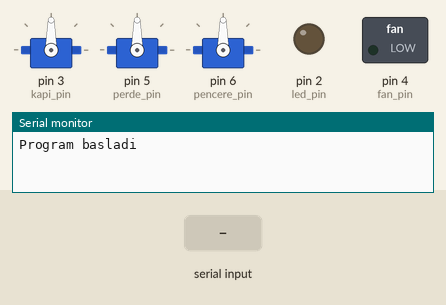
A sketch run on a simulated Arduino Uno, built with avr-gcc and run on an emulated ATmega328P. Parts: 3 × servo, switched loads named in the sketch (green lamp = pin HIGH), output pins drawn as LEDs (lit = HIGH), the last lines printed to the serial monitor. The inputs (shaded band) are chosen by the test bench. Pins used as bus, display or sensor lines are not drawn.

Above: at 1.2 s.
1.3 s: "1A" received over Serial
At 2.7 s:
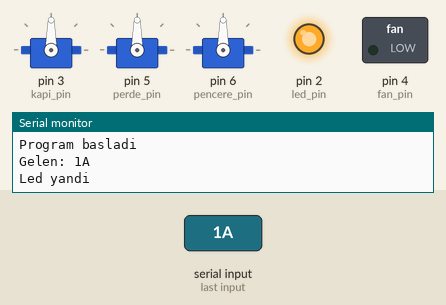
3.0 s: "2A" received over the second serial link
At 4.3 s:
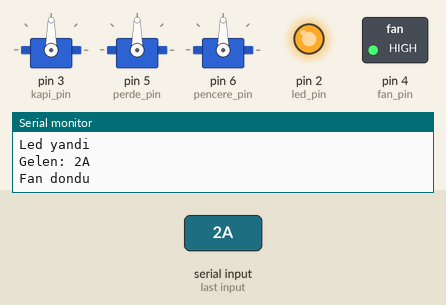
4.6 s: "1K" received over Serial
At 5.8 s:
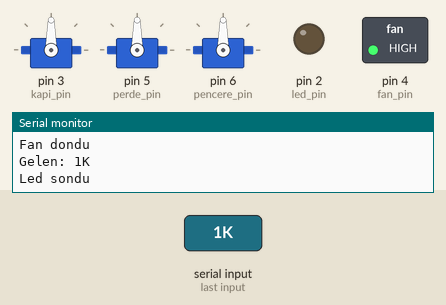
6.3 s: "3A" received over the second serial link
At 6.56 s:
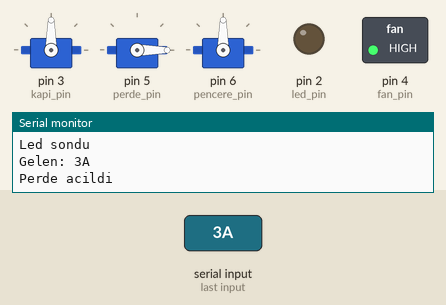
8.2 s: "3K" received over Serial
At 8.57 s:
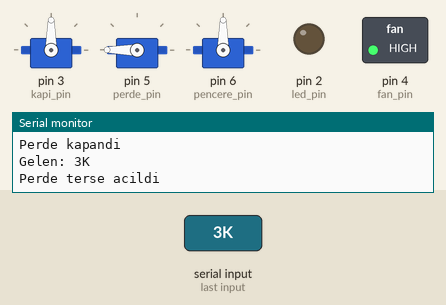
10.2 s: "4A" received over the second serial link
At 10.45 s:
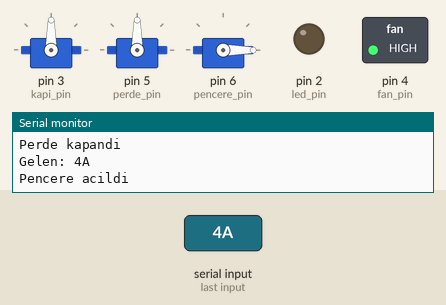
Timing chart, 0 to 13.1 s (numbered marks = the images above; inputs shaded):
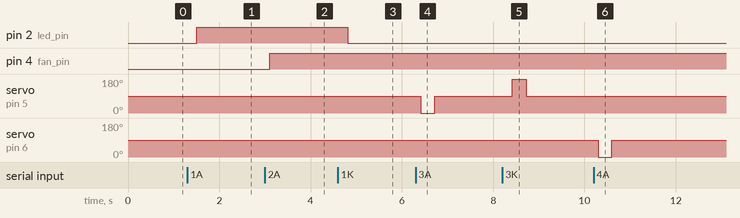

The sketch:

rfid_ve_bluetooth_kontrol.ino
```cpp
#include <SPI.h>
#include <MFRC522.h>

#define SS_PIN 10
#define RST_PIN 9
MFRC522 mfrc522(SS_PIN, RST_PIN);
MFRC522::MIFARE_Key key;

byte istenen_kart[4] = {26, 40, 134, 37};
byte okunan_kart[4];

#define RX 7
#define TX 8

#include <SoftwareSerial.h>
SoftwareSerial bluetooth(RX, TX);

#include <Servo.h>

Servo kapi;
Servo perde;
Servo pencere;

#define led_pin 2
#define kapi_pin 3
#define fan_pin 4
#define perde_pin 5
#define pencere_pin 6

void setup()
{
    Serial.begin(115200);
    bluetooth.begin(9600);
    bluetooth.setTimeout(100);
    Serial.setTimeout(100);
    SPI.begin();
    mfrc522.PCD_Init();

    /*for (byte i = 0; i < 6; i++) {
      key.keyByte[i] = 0xFF;
    }*/

    pinMode(led_pin, OUTPUT);
    pinMode(fan_pin, OUTPUT);
    kapi.attach(kapi_pin);
    perde.attach(perde_pin);
    pencere.attach(pencere_pin);

    kapi.write(90);
    perde.write(90);
    pencere.write(90);
    Serial.println("\nProgram basladi");
    Serial.println();
}
void loop()
{
    if (bluetooth.available() || Serial.available())
    {
        String gelen = bluetooth.readString();
        gelen.trim();

        if (gelen == "")
        {
            gelen = Serial.readString();
            gelen.trim();
        }
        Serial.print("Gelen: ");
        Serial.println(gelen);
        if (gelen == "1A")
        {
            digitalWrite(led_pin, HIGH);
            Serial.println("Led yandi");
        }
        else if (gelen == "1K")
        {
            digitalWrite(led_pin, LOW);
            Serial.println("Led sondu");
        }
        else if (gelen == "2A")
        {
            digitalWrite(fan_pin, HIGH);
            Serial.println("Fan dondu");
        }
        else if (gelen == "2K")
        {
            digitalWrite(fan_pin, LOW);
            Serial.println("Fan durdu");
        }
        else if (gelen == "3A")
        {
            perde.write(0);
            Serial.println("Perde acildi");
            delay(300);
            perde.write(90);
            Serial.println("Perde kapandi");
        }
        else if (gelen == "3K")
        {
            perde.write(180);
            Serial.println("Perde terse acildi");
            delay(300);
            perde.write(90);
            Serial.println("Perde kapandi");
        }
        else if (gelen == "4A")
        {
            pencere.write(0);
            Serial.println("Pencere acildi");
            delay(300);
            pencere.write(90);
            Serial.println("Pencere kapandi");
        }
        else if (gelen == "4K")
        {
            pencere.write(180);
            Serial.println("Pencere terse acildi");
            delay(300);
            pencere.write(90);
            Serial.println("Pencere kapandi");
        }
    }

    if (!mfrc522.PICC_IsNewCardPresent())
        return;

    // Verify if the NUID has been readed
    if (!mfrc522.PICC_ReadCardSerial())
        return;

    // Serial.print(F("PICC type: "));
    // MFRC522::PICC_Type piccType = mfrc522.PICC_GetType(mfrc522.uid.sak);
    // Serial.println(mfrc522.PICC_GetTypeName(piccType));

    for (byte i = 0; i < 4; i++)
    {
        okunan_kart[i] = mfrc522.uid.uidByte[i];
    }

    Serial.print("Okunan kart: ");
    for (byte i = 0; i < 4; i++)
    {
        Serial.print(okunan_kart[i]);
        Serial.print(" ");
    }
    Serial.println();

    if (okunan_kart[0] == istenen_kart[0] &&
        okunan_kart[1] == istenen_kart[1] &&
        okunan_kart[2] == istenen_kart[2] &&
        okunan_kart[3] == istenen_kart[3])
    {
        Serial.println("Kart kabul edildi");
        kapi.write(0);
        delay(350);
        kapi.write(90);
    }
    else
    {
        Serial.println("Kart reddedildi");
    }

    mfrc522.PICC_HaltA();

    // Stop encryption on PCD
    mfrc522.PCD_StopCrypto1();
}

void printDec(byte *buffer, byte bufferSize)
{
    for (byte i = 0; i < bufferSize; i++)
    {
        Serial.print(' ');
        Serial.print(buffer[i], DEC);
    }
}
```

Measured:
- after the input at 1.3 s, pin 2 (led_pin): LOW → HIGH after 0.20 s
- after the input at 3.0 s, pin 4 (fan_pin): LOW → HIGH after 0.11 s
- after the input at 4.6 s, pin 2 (led_pin): HIGH → LOW after 0.21 s
- after the input at 6.3 s, servo on pin 5 (perde_pin): 90° → 0° after 0.12 s, → 90° 0.30 s later
- after the input at 8.2 s, servo on pin 5 (perde_pin): 90° → 180° after 0.22 s, → 90° 0.30 s later
- after the input at 10.2 s, servo on pin 6 (pencere_pin): 90° → 0° after 0.10 s, → 90° 0.30 s later
